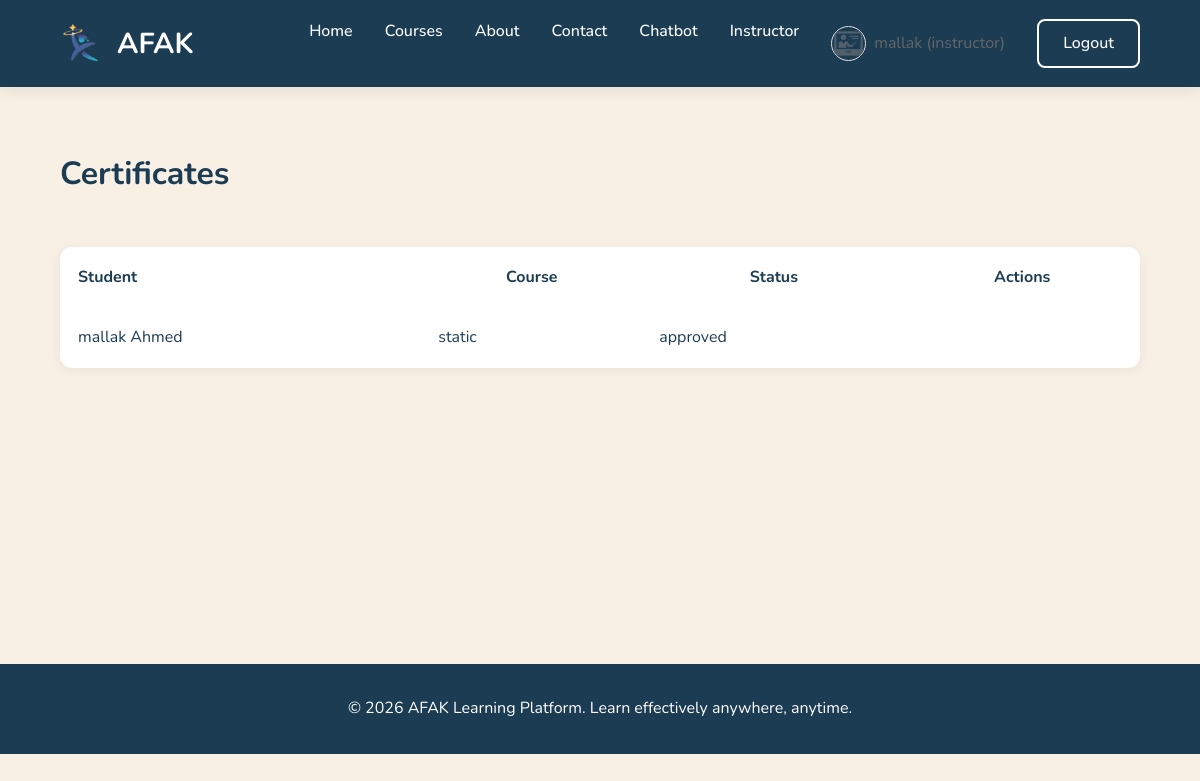
Screenshot of /instructor/certificates.php (signed in) with the database file from the repository.
### tables this page shows
CREATE TABLE IF NOT EXISTS `certificates` (
  `id` int(10) UNSIGNED NOT NULL AUTO_INCREMENT,
  `enrollment_id` int(10) UNSIGNED NOT NULL,
  `student_id` int(10) UNSIGNED NOT NULL,
  `course_id` int(10) UNSIGNED NOT NULL,
  `certificate_code` varchar(50) NOT NULL,
  `status` enum('pending_instructor','pending_admin','approved','rejected') NOT NULL DEFAULT 'pending_instructor',
  `instructor_approved_by` int(10) UNSIGNED DEFAULT NULL,
  `instructor_approved_at` timestamp NULL DEFAULT NULL,
  `admin_approved_by` int(10) UNSIGNED DEFAULT NULL,
  `admin_approved_at` timestamp NULL DEFAULT NULL,
  `issued_at` timestamp NULL DEFAULT NULL,
  `pdf_url` varchar(500) DEFAULT NULL,
  `created_at` timestamp NULL DEFAULT CURRENT_TIMESTAMP,
  `updated_at` timestamp NULL DEFAULT CURRENT_TIMESTAMP ON UPDATE CURRENT_TIMESTAMP,
  PRIMARY KEY (`id`),
  UNIQUE KEY `certificate_code` (`certificate_code`),
  UNIQUE KEY `unique_certificate_enrollment` (`enrollment_id`),
  KEY `course_id` (`course_id`),
  KEY `instructor_approved_by` (`instructor_approved_by`),
  KEY `admin_approved_by` (`admin_approved_by`),
  KEY `idx_certificates_student` (`student_id`),
  KEY `idx_certificates_status` (`status`)
);

CREATE TABLE IF NOT EXISTS `users` (
  `id` int(10) UNSIGNED NOT NULL AUTO_INCREMENT,
  `username` varchar(50) NOT NULL,
  `email` varchar(191) NOT NULL,
  `password_hash` varchar(255) NOT NULL,
  `first_name` varchar(100) NOT NULL,
  `last_name` varchar(100) NOT NULL,
  `role` enum('student','instructor','admin') NOT NULL DEFAULT 'student',
  `avatar_url` varchar(500) DEFAULT NULL,
  `bio` text,
  `is_active` tinyint(1) NOT NULL DEFAULT '1',
  `email_verified_at` timestamp NULL DEFAULT NULL,
  `last_login_at` timestamp NULL DEFAULT NULL,
  `created_at` timestamp NULL DEFAULT CURRENT_TIMESTAMP,
  `updated_at` timestamp NULL DEFAULT CURRENT_TIMESTAMP ON UPDATE CURRENT_TIMESTAMP,
  `survey_skipped` tinyint(1) DEFAULT '0',
  PRIMARY KEY (`id`),
  UNIQUE KEY `username` (`username`),
  UNIQUE KEY `email` (`email`),
  KEY `idx_users_role` (`role`)
);

CREATE TABLE IF NOT EXISTS `courses` (
  `id` int(10) UNSIGNED NOT NULL AUTO_INCREMENT,
  `title` varchar(255) NOT NULL,
  `slug` varchar(191) NOT NULL,
  `description` text NOT NULL,
  `short_description` varchar(500) DEFAULT NULL,
  `thumbnail_url` varchar(500) DEFAULT NULL,
  `category_id` int(10) UNSIGNED DEFAULT NULL,
  `instructor_id` int(10) UNSIGNED NOT NULL,
  `status` enum('draft','pending_review','approved','rejected','published') NOT NULL DEFAULT 'draft',
  `is_free` tinyint(1) NOT NULL DEFAULT '1',
  `price` decimal(10,2) DEFAULT NULL,
  `duration_hours` int(10) UNSIGNED DEFAULT NULL COMMENT 'Estimated total hours',
  `level` enum('beginner','intermediate','advanced','all') DEFAULT 'all',
  `learning_style` enum('visual','verbal','mixed') NOT NULL DEFAULT 'mixed',
  `approved_by` int(10) UNSIGNED DEFAULT NULL,
  `approved_at` timestamp NULL DEFAULT NULL,
  `rejection_reason` text,
  `created_at` timestamp NULL DEFAULT CURRENT_TIMESTAMP,
  `updated_at` timestamp NULL DEFAULT CURRENT_TIMESTAMP ON UPDATE CURRENT_TIMESTAMP,
  `cover_url` varchar(500) DEFAULT NULL COMMENT 'Course cover image',
  PRIMARY KEY (`id`),
  UNIQUE KEY `slug` (`slug`),
  KEY `approved_by` (`approved_by`),
  KEY `idx_courses_status` (`status`),
  KEY `idx_courses_instructor` (`instructor_id`),
  KEY `idx_courses_category` (`category_id`)
);

### includes/functions.php (called while the page is built, shortened)
<?php
function e(string $str): string {
    return htmlspecialchars($str, ENT_QUOTES, 'UTF-8');
}

### instructor/certificates.php (the view, shortened to what this page needs)
<?php
require_once __DIR__ . '/../config/db.php';
require_once __DIR__ . '/../includes/functions.php';
$userId = $_SESSION['user_id'];
$certs = $pdo->prepare("
    SELECT cert.*, u.first_name, u.last_name, c.title as course_title
    FROM certificates cert
    JOIN users u ON cert.student_id = u.id
    JOIN courses c ON cert.course_id = c.id
    WHERE c.instructor_id = ?
    ORDER BY cert.created_at DESC
");
$certs->execute([$userId]);
$certs = $certs->fetchAll();
require_once __DIR__ . '/../includes/header.php';
?>
<h2 class="section-title">Certificates</h2>
<table style="width: 100%; background: white; border-radius: 12px; overflow: hidden; box-shadow: 0 2px 12px rgba(0,0,0,0.06);">
    <thead>
        <tr style="background: var(--light);">
            <th style="padding: 1rem; text-align: left;">Student</th>
            <th style="padding: 1rem;">Course</th>
            <th style="padding: 1rem;">Status</th>
            <th style="padding: 1rem;">Actions</th>
        </tr>
    </thead>
    <tbody>
        <?php foreach ($certs as $c): ?>
        <tr style="border-top: 1px solid var(--border);">
            <td style="padding: 1rem;"><?= e($c['first_name'] . ' ' . $c['last_name']) ?></td>
            <td style="padding: 1rem;"><?= e($c['course_title']) ?></td>
            <td style="padding: 1rem;"><?= e($c['status']) ?></td>
            <td style="padding: 1rem;">
            </td>
        </tr>
        <?php endforeach ?>
    </tbody>
</table>
<?php require_once __DIR__ . '/../includes/footer.php'; ?>

### assets/css/style.css (style rules this page uses)
:root { --primary: #1B3C53; --primary-dark: #163042; --accent: #73AF6F; --beige: #EADBC8; --beige-dark: #DAC0A3; --background: #F8F0E5; --white: #ffffff; --border: #e6e6e6; --text: #1B3C53; --text-muted: #666; --dark: #1B3C53; --shadow: 0 4px 15px rgba(0,0,0,0.08); }
* { margin: 0; padding: 0; box-sizing: border-box; }
body { font-family: 'Nunito', sans-serif; background: var(--background); color: var(--text); line-height: 1.6; }
.section-title { font-size: 2rem; margin: 3rem 0; }

### rows the page displays
certificates: student.last_name "mallak Ahmed", course.title "static", status "approved"

### other values shown
$_SESSION['first_name'] "mallak"
$_SESSION['role'] "instructor"
